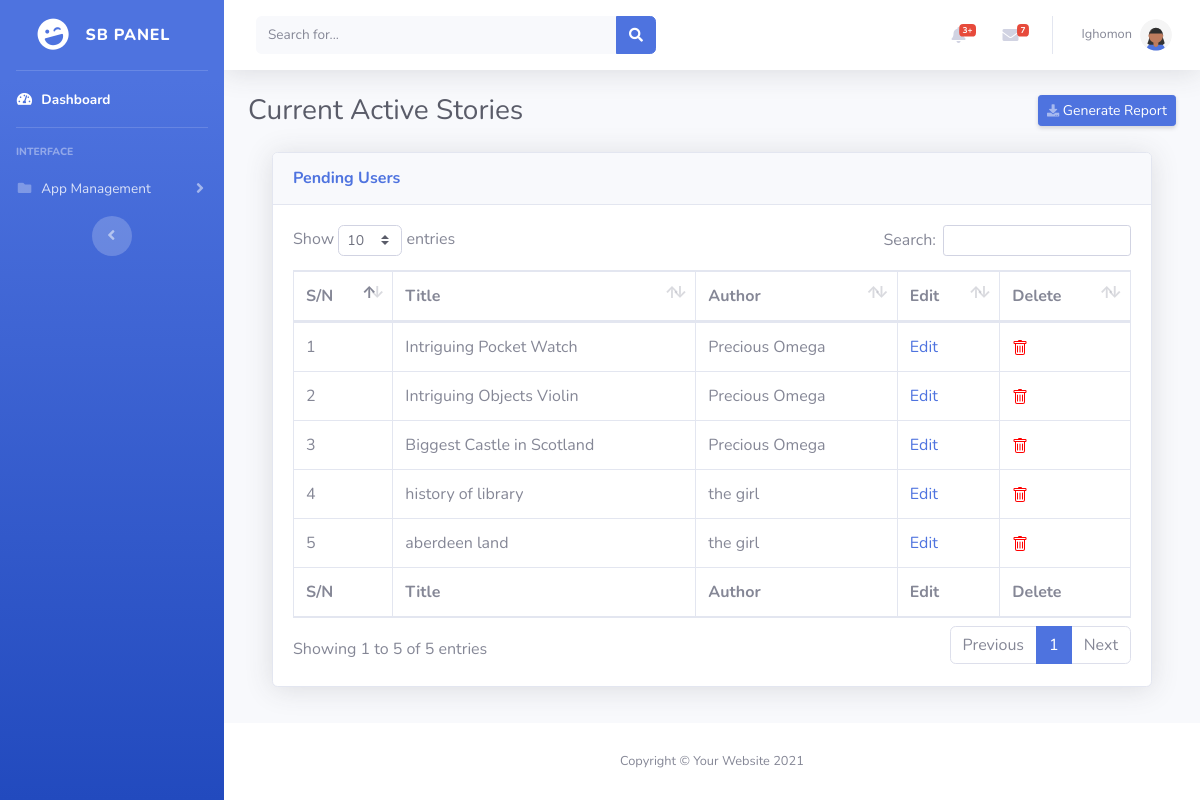
Page /admin/active-stories.php (signed in) on the committed database.
### tables this page shows
CREATE TABLE `u_admin` (
  `id` int(11) NOT NULL,
  `username` varchar(128) NOT NULL,
  `email` varchar(255) NOT NULL,
  `pass_hash` varchar(255) NOT NULL
);

CREATE TABLE `stories` (
  `id` int(11) NOT NULL,
  `title` varchar(255) NOT NULL,
  `cat` varchar(255) NOT NULL,
  `loc` varchar(255) NOT NULL,
  `img` varchar(255) NOT NULL,
  `descript` longtext NOT NULL,
  `user_id` int(11) NOT NULL,
  `stat` int(128) NOT NULL
);

CREATE TABLE `users` (
  `id` int(11) NOT NULL,
  `f_name` varchar(128) NOT NULL,
  `l_name` varchar(128) NOT NULL,
  `email` varchar(255) NOT NULL,
  `password_hash` varchar(255) NOT NULL,
  `stat` int(128) NOT NULL
);

### admin/active-stories.php (the view, shortened to what this page needs)
<?php include 'includes/cookie.php'; ?>
<?php if (isset($user)){ ?>
<!DOCTYPE html>
<html lang="en">
<head>
    <link href="vendor/fontawesome-free/css/all.min.css" rel="stylesheet" type="text/css">
    <link href="../assets/css/sb-admin-2.min.css" rel="stylesheet">
   <link href="vendor/datatables/dataTables.bootstrap4.min.css" rel="stylesheet">
</head>
<body id="page-top">
    <div id="wrapper">
        <?php include 'includes/sidebar.php'; ?>
        <div id="content-wrapper" class="d-flex flex-column">
            <div id="content">
                <nav class="navbar navbar-expand navbar-light bg-white topbar mb-4 static-top shadow">
                    <form
                        class="d-none d-sm-inline-block form-inline mr-auto ml-md-3 my-2 my-md-0 mw-100 navbar-search">
                        <div class="input-group">
                            <input type="text" class="form-control bg-light border-0 small" placeholder="Search for..."
                                aria-label="Search" aria-describedby="basic-addon2">
                            <div class="input-group-append">
                                <button class="btn btn-primary" type="button">
                                    <i class="fas fa-search fa-sm"></i>
                                </button>
                            </div>
                        </div>
                    </form>
                    <ul class="navbar-nav ml-auto">
                        <?php include 'includes/template/alert.php'; ?>
                        <?php include 'includes/template/message.php'; ?>
                        <li class="nav-item dropdown no-arrow">
                            <a class="nav-link dropdown-toggle" href="#" id="userDropdown" role="button"
                                data-toggle="dropdown" aria-haspopup="true" aria-expanded="false">
                                <span class="mr-2 d-none d-lg-inline text-gray-600 small">
                                <?php
                                    $admin_id = $_SESSION['user_id'];
                                    $sql = sprintf("SELECT * FROM u_admin WHERE id = '%s'",$admin_id);
                                    $stmt = $mysqli->query($sql);
                                    $users = $stmt->fetch_assoc();
                                    $admin_name = htmlentities($users["username"]);
                                    echo htmlentities($admin_name); ?>
                                </span>
                                <img class="img-profile rounded-circle" src="img/undraw_profile_1.svg">
                            </a>
                        </li>
                    </ul>
                </nav>
                <div class="container-fluid">
                    <div class="d-sm-flex align-items-center justify-content-between mb-4">
                        <h1 class="h3 mb-0 text-gray-800">Current Active Stories</h1>
                        <a href="#" class="d-none d-sm-inline-block btn btn-sm btn-primary shadow-sm"><i
                                class="fas fa-download fa-sm text-white-50"></i> Generate Report</a>
                    </div>
                <div class="container-fluid">
                    <div class="card shadow mb-4">
                        <div class="card-header py-3">
                            <h6 class="m-0 font-weight-bold text-primary">Pending Users</h6>
                        </div>
                        <div class="card-body">
                            <div class="table-responsive">
                                <table class="table table-bordered" id="dataTable" width="100%" cellspacing="0">
                                    <thead>
                                        <tr>
                                            <th>S/N</th>
                                            <th>Title</th>
                                            <th>Author</th>
                                            <th>Edit</th>
                                            <th>Delete</th>
                                    </thead>
                                    <tfoot>
                                        <tr>
                                            <th>S/N</th>
                                            <th>Title</th>
                                            <th>Author</th>
                                            <th>Edit</th>
                                            <th>Delete</th>
                                        </tr>
                                    </tfoot>
                                    <tbody>
                                        <?php $sql = "SELECT stories.*, users.f_name, users.l_name FROM stories JOIN users WHERE users.id = stories.user_id AND stories.stat=1";
                                        $mysqli->real_query($sql);
                                        $no = 1;
                                        if ($mysqli->field_count) {
                                            $users = $mysqli->store_result();
                                            foreach ($users as $user) {
                                                $full_name = htmlentities($user["f_name"] . " " . $user["l_name"]); ?>
                                                <tr>
                                                    <td><?php echo htmlentities($no); ?></td>
                                                    <td><?php echo htmlentities($user["title"]); ?></td>
                                                    <td><?php echo htmlentities($full_name); ?></td>
                                                    <td><a href="admin-edit-post.php?id=<?php echo $user["id"]; ?>" style="text-decoration: none;">Edit</a></td>
                                                    <td><a href="active-stories.php?del=<?php echo $user["id"]; ?>"
                                                           onclick="return confirm('Do you want to delete this Story?');"></a>
                                                    </td>
                                                </tr>
                                                <?php $no = $no + 1;
                                            }
                                        } ?>
                                    </tbody>
                                </table>
                            </div>
                        </div>
                    </div>
                </div>
                </div>
            </div>
            <?php include 'includes/footer.php'; ?>
        </div>
    </div>
</body>
</html>
<?php }else{header('location: login.php');  }?>

### admin/includes/sidebar.php (shortened to what this page needs)
<ul class="navbar-nav bg-gradient-primary sidebar sidebar-dark accordion" id="accordionSidebar">
            <a class="sidebar-brand d-flex align-items-center justify-content-center" href="index.php">
                <div class="sidebar-brand-icon rotate-n-15">
                    <i class="fas fa-laugh-wink"></i>
                </div>
                <div class="sidebar-brand-text mx-3">SB Panel</div>
            </a>
            <hr class="sidebar-divider my-0">
            <li class="nav-item active">
                <a class="nav-link" href="index.php">
                    <i class="fas fa-fw fa-tachometer-alt"></i>
                    <span>Dashboard</span></a>
            </li>
            <hr class="sidebar-divider">
            <div class="sidebar-heading">
                Interface
            </div>
            <li class="nav-item">
                <a class="nav-link collapsed" href="#" data-toggle="collapse" data-target="#collapsePages"
                    aria-expanded="true" aria-controls="collapsePages">
                    <i class="fas fa-fw fa-folder"></i>
                    <span>App Management</span>
                </a>
            </li>
            <div class="text-center d-none d-md-inline">
                <button class="rounded-circle border-0" id="sidebarToggle"></button>
            </div>
        </ul>

### admin/includes/template/alert.php (shortened to what this page needs)
<li class="nav-item dropdown no-arrow mx-1">
    <a class="nav-link dropdown-toggle" href="#" id="alertsDropdown" role="button"
        data-toggle="dropdown" aria-haspopup="true" aria-expanded="false">
        <i class="fas fa-bell fa-fw"></i>
        <span class="badge badge-danger badge-counter">3+</span>
    </a>
</li>

### admin/includes/template/message.php (shortened to what this page needs)
<li class="nav-item dropdown no-arrow mx-1">
                            <a class="nav-link dropdown-toggle" href="#" id="messagesDropdown" role="button"
                                data-toggle="dropdown" aria-haspopup="true" aria-expanded="false">
                                <i class="fas fa-envelope fa-fw"></i>
                                <span class="badge badge-danger badge-counter">7</span>
                            </a>
                        </li>

### admin/includes/footer.php
<footer class="sticky-footer bg-white">
    <div class="container my-auto">
        <div class="copyright text-center my-auto">
            <span>Copyright &copy; Your Website 2021</span>
        </div>
    </div>
</footer>

### rows in the picture
u_admin: username "Ighomon"
stories: title "Intriguing Pocket Watch", user.l_name "Precious Omega"
stories: title "Intriguing Objects Violin", user.l_name "Precious Omega"
stories: title "Biggest Castle in Scotland", user.l_name "Precious Omega"
stories: title "history of library", user.l_name "the girl"
stories: title "aberdeen land", user.l_name "the girl"
